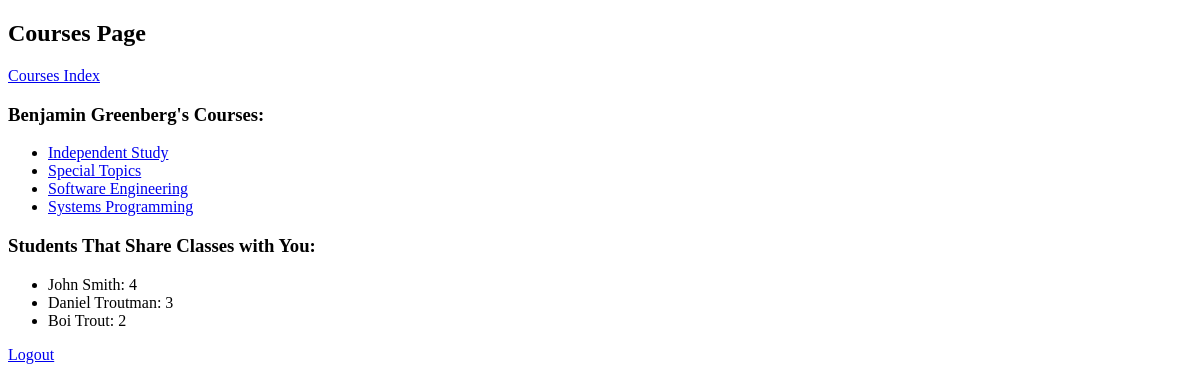
Before: /profile/ (signed in) with the older database file.
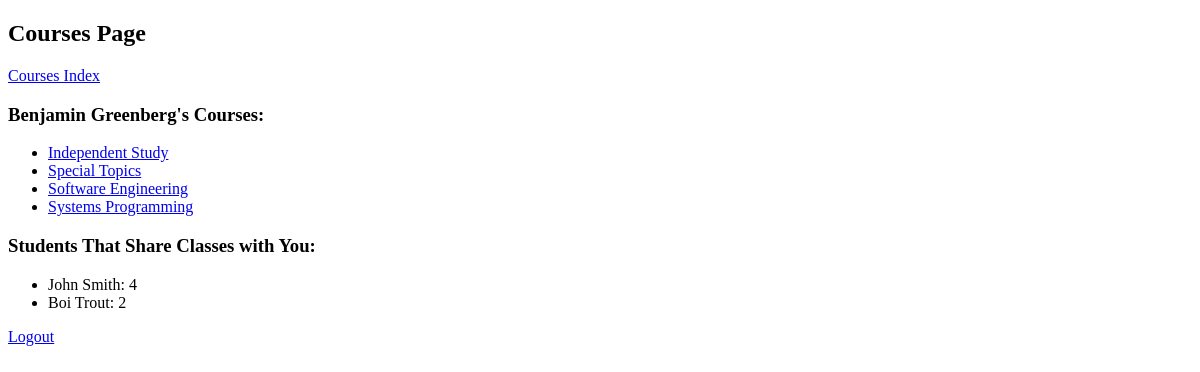
After: the same page with the newer database file.
### connect_app/models.py (models this page shows, shortened)
class Student(AbstractUser):
    username = models.CharField(max_length=10, unique=True, primary_key=True)
    email = models.EmailField(_('email_address'))
    first_name = models.CharField(max_length=20)
    last_name = models.CharField(max_length=20)
    classmates = models.ManyToManyField('self', blank=True)
    temp_classmates = []
    USERNAME_FIELD = 'username'
    REQUIRED_FIELDS = ['email', 'first_name', 'last_name']
    objects = StudentManager()
    def connect(self):
        classmates = {}
        for course in self.courses.all():
            for classmate in course.students.all():
                if classmate == self:
                    continue
                else:
                    if classmate in classmates.keys():
                        classmates[classmate] += 1
                    else:
                        classmates[classmate] = 1
        heap = [(-value, key) for key, value in classmates.items()]
        self.temp_classmates = nsmallest(3, heap)
        self.temp_classmates = [(key, -value) for value, key in self.temp_classmates]

class Course(models.Model):
    crn = models.IntegerField(validators=[v.valid_crn], default=00000, primary_key=True)
    title = models.CharField(max_length=50, default="Title")
    course_number = models.CharField(max_length=10, default="Major XXX")
    section_number = models.IntegerField(default=000)
    students = models.ManyToManyField('Student', related_name="courses", blank=True)
    class Meta:
        ordering = ['course_number']

### connect_app/views.py (the view)
# urls.py: path('profile/', views.profile, name='profile'),
def profile(request):
    student = Student.objects.get(pk=request.user.username)
    student.connect()
    context = {'student': student}
    if request.user.is_authenticated:
        return render(request, 'connect_app/profile.html', context)
    else:
        return render(request, 'connect_app/index.html')

### templates/connect_app/profile.html (shortened to what this page needs)
{% extends 'base.html' %}
{% block body %}
    <h2>Courses Page</h2>
    <a href="{% url 'connect_app:courses' %}"> Courses Index </a>
    <div class="align-left">
        {% if student.courses %}
            <h3>{{ student.first_name }} {{ student.last_name }}'s Courses:</h3>
            <ul>
                {% for course in student.courses.all %}
                    <li><a href="{% url 'connect_app:detail' course.crn %}">{{ course.title }}</a></li>
                {% endfor %}
            </ul>
        {% endif %}
    </div>
    <div class="align-right">
            <h3>Students That Share Classes with You:</h3>
            <ul>
                {% for classmate, classes in student.temp_classmates %}
                    <li>{{ classmate.first_name }} {{ classmate.last_name }}: {{ classes }}</li>
                {% endfor %}
            </ul>
    </div>
    <a href="{% url "logout" %}" class="button">Logout</a>
{% endblock %}

### templates/base.html (shortened to what this page needs)
<!DOCTYPE html>
<html lang="en">
<head>
</head>
<body>
    {% block body %}{% endblock %}
</body>
</html>

Changed rows visible on the page:
no longer on this page (row edited): Student: first_name "Daniel", last_name "Troutman", classes "3"
